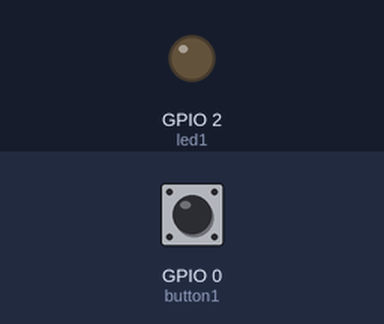
Recording of a program running on a simulated ESP32 board running MicroPython. On the bench: output pins drawn as LEDs (lit = HIGH). The test bench sets the inputs (shaded band); at power-on: GPIO 0 (button1) HIGH.

Above: at 1.2 s.
1.3 s: GPIO 0 (button1) pulled LOW for 0.15 s
At 1.37 s:
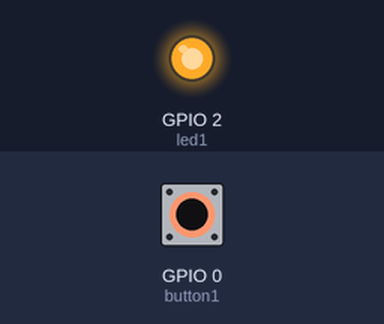
2.9 s: GPIO 0 (button1) pulled LOW for 3.2 s
At 6.7 s:
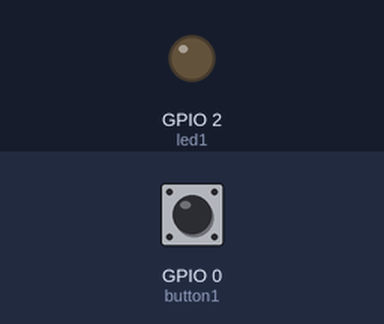
Timing chart, 0 to 8.2 s (numbered marks = the images above; inputs shaded):
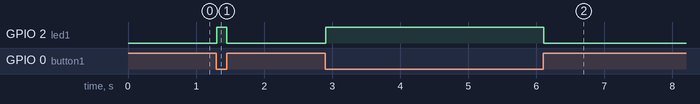

Measured:
- after the input at 1.3 s, GPIO 2 (led1): LOW → HIGH at once, → LOW 0.15 s later
- after the input at 2.9 s, GPIO 2 (led1): LOW → HIGH at once, → LOW 3.2 s later

The program:

PushButton_led.py
```python
import machine
import time

led1 = machine.Pin(2, machine.Pin.OUT)
button1 = machine.Pin(0, machine.Pin.IN)

# Light LED when (and while) a BUTTON is pressed

while True:
    led1.value(not button1.value())
    time.sleep_ms(10) # do not burn CPU
```
